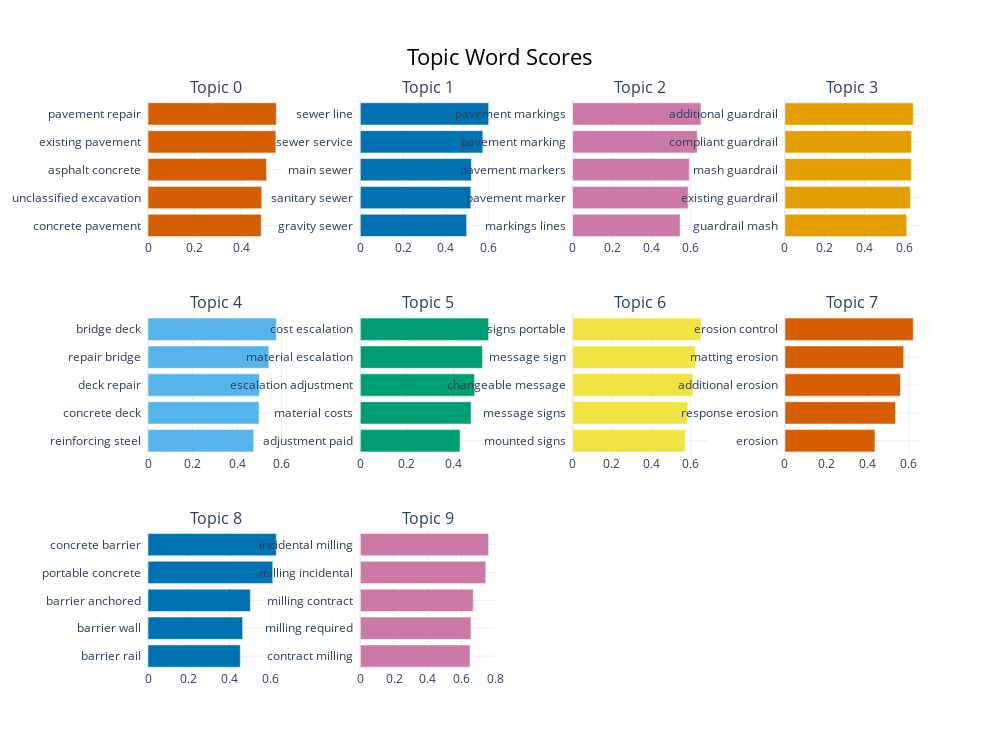

Notebook source saved alongside this figure:
### Code cell
# import nbformat
topic_model.visualize_barchart(top_n_topics=10)

### Figure 1 — Plotly figure (JSON) as saved in the notebook; plotly's stock layout.template omitted (floating-point values rounded to 4 significant figures)
{"data": [{"marker": {"color": "#D55E00"}, "orientation": "h", "type": "bar", "x": [0.4862, 0.4885, 0.5094, 0.5492, 0.5513], "xaxis": "x", "y": ["concrete pavement  ", "unclassified excavation  ", "asphalt concrete  ", "existing pavement  ", "pavement repair  "], "yaxis": "y"}, {"marker": {"color": "#0072B2"}, "orientation": "h", "type": "bar", "x": [0.4966, 0.5163, 0.5188, 0.5723, 0.5995], "xaxis": "x2", "y": ["gravity sewer  ", "sanitary sewer  ", "main sewer  ", "sewer service  ", "sewer line  "], "yaxis": "y2"}, {"marker": {"color": "#CC79A7"}, "orientation": "h", "type": "bar", "x": [0.5455, 0.5861, 0.592, 0.6324, 0.651], "xaxis": "x3", "y": ["markings lines  ", "pavement marker  ", "pavement markers  ", "pavement marking  ", "pavement markings  "], "yaxis": "y3"}, {"marker": {"color": "#E69F00"}, "orientation": "h", "type": "bar", "x": [0.6125, 0.6314, 0.6353, 0.6358, 0.6451], "xaxis": "x4", "y": ["guardrail mash  ", "existing guardrail  ", "mash guardrail  ", "compliant guardrail  ", "additional guardrail  "], "yaxis": "y4"}, {"marker": {"color": "#56B4E9"}, "orientation": "h", "type": "bar", "x": [0.4752, 0.4989, 0.5013, 0.5428, 0.5768], "xaxis": "x5", "y": ["reinforcing steel  ", "concrete deck  ", "deck repair  ", "repair bridge  ", "bridge deck  "], "yaxis": "y5"}, {"marker": {"color": "#009E73"}, "orientation": "h", "type": "bar", "x": [0.4281, 0.4752, 0.4899, 0.524, 0.5506], "xaxis": "x6", "y": ["adjustment paid  ", "material costs  ", "escalation adjustment  ", "material escalation  ", "cost escalation  "], "yaxis": "y6"}, {"marker": {"color": "#F0E442"}, "orientation": "h", "type": "bar", "x": [0.5725, 0.5857, 0.6131, 0.6251, 0.6527], "xaxis": "x7", "y": ["mounted signs  ", "message signs  ", "changeable message  ", "message sign  ", "signs portable  "], "yaxis": "y7"}, {"marker": {"color": "#D55E00"}, "orientation": "h", "type": "bar", "x": [0.4369, 0.5363, 0.5603, 0.5761, 0.6225], "xaxis": "x8", "y": ["erosion  ", "response erosion  ", "additional erosion  ", "matting erosion  ", "erosion control  "], "yaxis": "y8"}, {"marker": {"color": "#0072B2"}, "orientation": "h", "type": "bar", "x": [0.4518, 0.4631, 0.5009, 0.6105, 0.6281], "xaxis": "x9", "y": ["barrier rail  ", "barrier wall  ", "barrier anchored  ", "portable concrete  ", "concrete barrier  "], "yaxis": "y9"}, {"marker": {"color": "#CC79A7"}, "orientation": "h", "type": "bar", "x": [0.6505, 0.6562, 0.6699, 0.7442, 0.7612], "xaxis": "x10", "y": ["contract milling  ", "milling required  ", "milling contract  ", "milling incidental  ", "incidental milling  "], "yaxis": "y10"}], "layout": {"annotations": [{"font": {"size": 16}, "showarrow": false, "text": "Topic 0", "x": 0.0875, "xanchor": "center", "xref": "paper", "y": 1, "yanchor": "bottom", "yref": "paper"}, {"font": {"size": 16}, "showarrow": false, "text": "Topic 1", "x": 0.3625, "xanchor": "center", "xref": "paper", "y": 1, "yanchor": "bottom", "yref": "paper"}, {"font": {"size": 16}, "showarrow": false, "text": "Topic 2", "x": 0.6375, "xanchor": "center", "xref": "paper", "y": 1, "yanchor": "bottom", "yref": "paper"}, {"font": {"size": 16}, "showarrow": false, "text": "Topic 3", "x": 0.9125, "xanchor": "center", "xref": "paper", "y": 1, "yanchor": "bottom", "yref": "paper"}, {"font": {"size": 16}, "showarrow": false, "text": "Topic 4", "x": 0.0875, "xanchor": "center", "xref": "paper", "y": 0.6222, "yanchor": "bottom", "yref": "paper"}, {"font": {"size": 16}, "showarrow": false, "text": "Topic 5", "x": 0.3625, "xanchor": "center", "xref": "paper", "y": 0.6222, "yanchor": "bottom", "yref": "paper"}, {"font": {"size": 16}, "showarrow": false, "text": "Topic 6", "x": 0.6375, "xanchor": "center", "xref": "paper", "y": 0.6222, "yanchor": "bottom", "yref": "paper"}, {"font": {"size": 16}, "showarrow": false, "text": "Topic 7", "x": 0.9125, "xanchor": "center", "xref": "paper", "y": 0.6222, "yanchor": "bottom", "yref": "paper"}, {"font": {"size": 16}, "showarrow": false, "text": "Topic 8", "x": 0.0875, "xanchor": "center", "xref": "paper", "y": 0.2444, "yanchor": "bottom", "yref": "paper"}, {"font": {"size": 16}, "showarrow": false, "text": "Topic 9", "x": 0.3625, "xanchor": "center", "xref": "paper", "y": 0.2444, "yanchor": "bottom", "yref": "paper"}], "height": 750, "hoverlabel": {"bgcolor": "white", "font": {"family": "Rockwell", "size": 16}}, "showlegend": false, "title": {"font": {"color": "Black", "size": 22}, "text": "Topic Word Scores", "x": 0.5, "xanchor": "center", "yanchor": "top"}, "width": 1000, "xaxis": {"anchor": "y", "domain": [0, 0.175], "showgrid": true}, "xaxis10": {"anchor": "y10", "domain": [0.275, 0.45], "showgrid": true}, "xaxis11": {"anchor": "y11", "domain": [0.55, 0.725], "showgrid": true}, "xaxis12": {"anchor": "y12", "domain": [0.825, 1], "showgrid": true}, "xaxis2": {"anchor": "y2", "domain": [0.275, 0.45], "showgrid": true}, "xaxis3": {"anchor": "y3", "domain": [0.55, 0.725], "showgrid": true}, "xaxis4": {"anchor": "y4", "domain": [0.825, 1], "showgrid": true}, "xaxis5": {"anchor": "y5", "domain": [0, 0.175], "showgrid": true}, "xaxis6": {"anchor": "y6", "domain": [0.275, 0.45], "showgrid": true}, "xaxis7": {"anchor": "y7", "domain": [0.55, 0.725], "showgrid": true}, "xaxis8": {"anchor": "y8", "domain": [0.825, 1], "showgrid": true}, "xaxis9": {"anchor": "y9", "domain": [0, 0.175], "showgrid": true}, "yaxis": {"anchor": "x", "domain": [0.7556, 1], "showgrid": true}, "yaxis10": {"anchor": "x10", "domain": [0, 0.2444], "showgrid": true}, "yaxis11": {"anchor": "x11", "domain": [0, 0.2444], "showgrid": true}, "yaxis12": {"anchor": "x12", "domain": [0, 0.2444], "showgrid": true}, "yaxis2": {"anchor": "x2", "domain": [0.7556, 1], "showgrid": true}, "yaxis3": {"anchor": "x3", "domain": [0.7556, 1], "showgrid": true}, "yaxis4": {"anchor": "x4", "domain": [0.7556, 1], "showgrid": true}, "yaxis5": {"anchor": "x5", "domain": [0.3778, 0.6222], "showgrid": true}, "yaxis6": {"anchor": "x6", "domain": [0.3778, 0.6222], "showgrid": true}, "yaxis7": {"anchor": "x7", "domain": [0.3778, 0.6222], "showgrid": true}, "yaxis8": {"anchor": "x8", "domain": [0.3778, 0.6222], "showgrid": true}, "yaxis9": {"anchor": "x9", "domain": [0, 0.2444], "showgrid": true}}}
